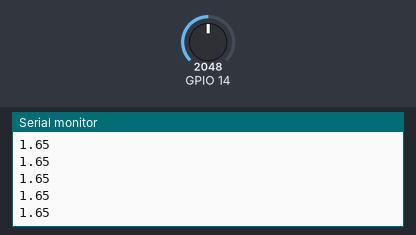
A sketch run on a simulated ESP32. Parts: the last lines printed to the serial monitor. The test bench sets the inputs (shaded band); at power-on: GPIO 14 = 2048.

Above: at 1.2 s.
1.3 s: GPIO 14 set to 2866
At 2.0 s:
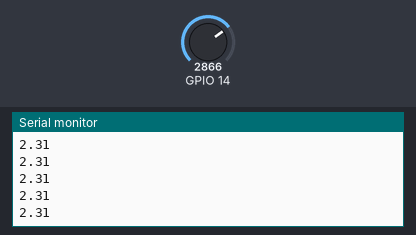
2.8 s: GPIO 14 set to 3603
At 3.8 s:
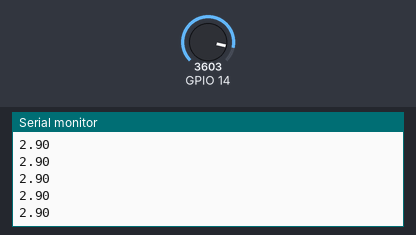
Timing chart, 0 to 5.8 s (numbered marks = the images above; inputs shaded):
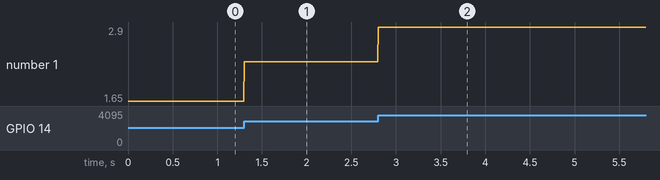

Measured:
- after the input at 1.3 s, the serial monitor: prints a new line at once (image 1)
- after the input at 2.8 s, the serial monitor: prints a new line at once (image 2)
- plotted number 1: 1.65 → 2.31 after the input at 1.3 s, 2.31 → 2.9 after the input at 2.8 s

The sketch:

SENSOR_LUMINOSIDADE.ino
```cpp
void setup() {
  Serial.begin(9600);
  pinMode(14,INPUT);
}

void loop() {
  int sensorValue = analogRead(14);
  //Converter a leitura analógica (que vai de 0 - 4095 do esp32) para uma voltagem (0 - 3.3V), quanto de acordo com a intensidade de luz no LDR a voltagem diminui.
  float voltage = sensorValue * (3.3 / 4095.0);
  Serial.println(voltage);
}
```
